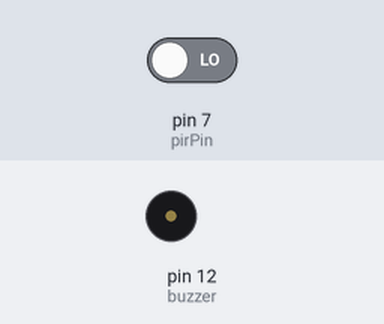
The sketch below on a simulated Arduino Uno, built with avr-gcc and run on an emulated ATmega328P. Shown: buzzer (waves = sounding, pin HIGH). The test bench sets the inputs (shaded band); at power-on: pin 7 (pirPin) LOW.

Above: at 1.2 s.
1.3 s: pin 7 (pirPin) driven HIGH
At 1.7 s:
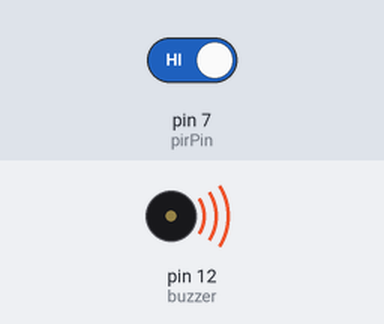
2.8 s: pin 7 (pirPin) driven LOW
At 4.1 s:
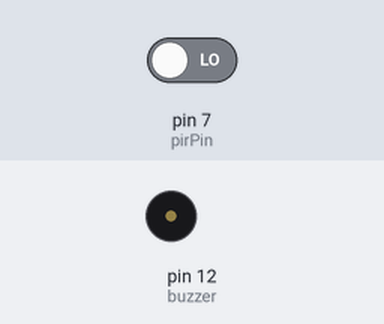
Timing chart, 0 to 5.8 s (numbered marks = the images above; inputs shaded):
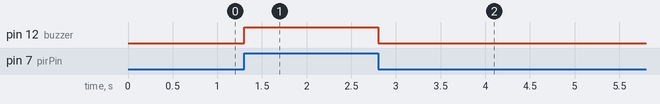

Measured:
- after the input at 1.3 s, pin 12 (buzzer): LOW → HIGH at once
- after the input at 2.8 s, pin 12 (buzzer): HIGH → LOW at once

The sketch:

Motion_Detector_with_buzzer.ino
```cpp
//www.elegoo.com
//2016.12.9

int buzzer = 12; //the pin of the active buzzer
int pirPin = 7; // Input for HC-S501

int pirValue; // Place to store read PIR Value


void setup()
{
  pinMode(buzzer, OUTPUT);
  pinMode(pirPin, INPUT);

  digitalWrite(buzzer, LOW);
}

void loop() {
  pirValue = digitalRead(pirPin);
  digitalWrite(buzzer, pirValue);
}
```
